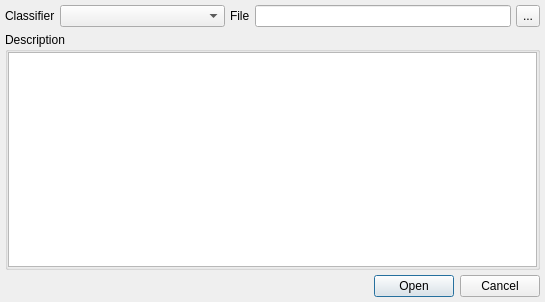
<?xml version="1.0" encoding="UTF-8"?>
<ui version="4.0">
 <class>Dialog</class>
 <widget class="QDialog" name="Dialog">
  <property name="geometry">
   <rect>
    <x>0</x>
    <y>0</y>
    <width>545</width>
    <height>302</height>
   </rect>
  </property>
  <property name="windowTitle">
   <string>Load classifier...</string>
  </property>
  <layout class="QVBoxLayout" name="verticalLayout">
   <property name="spacing">
    <number>5</number>
   </property>
   <property name="margin">
    <number>5</number>
   </property>
   <item>
    <layout class="QHBoxLayout" name="hbox3">
     <item>
      <widget class="QLabel" name="classifierLbl">
       <property name="font">
        <font>
         <weight>50</weight>
         <bold>false</bold>
        </font>
       </property>
       <property name="text">
        <string>Classifier</string>
       </property>
      </widget>
     </item>
     <item>
      <widget class="QComboBox" name="classifier_name">
       <property name="minimumSize">
        <size>
         <width>165</width>
         <height>0</height>
        </size>
       </property>
      </widget>
     </item>
     <item>
      <widget class="QLabel" name="label">
       <property name="font">
        <font>
         <weight>50</weight>
         <bold>false</bold>
        </font>
       </property>
       <property name="text">
        <string>File</string>
       </property>
      </widget>
     </item>
     <item>
      <widget class="QLineEdit" name="_path"/>
     </item>
     <item>
      <widget class="QToolButton" name="pathBtn">
       <property name="sizePolicy">
        <sizepolicy hsizetype="Preferred" vsizetype="Preferred">
         <horstretch>0</horstretch>
         <verstretch>0</verstretch>
        </sizepolicy>
       </property>
       <property name="text">
        <string>...</string>
       </property>
      </widget>
     </item>
    </layout>
   </item>
   <item>
    <widget class="QGroupBox" name="groupBox">
     <property name="font">
      <font>
       <weight>50</weight>
       <bold>false</bold>
      </font>
     </property>
     <property name="title">
      <string>Description</string>
     </property>
     <property name="flat">
      <bool>false</bool>
     </property>
     <layout class="QHBoxLayout" name="horizontalLayout">
      <property name="spacing">
       <number>0</number>
      </property>
      <property name="margin">
       <number>0</number>
      </property>
      <item>
       <widget class="QPlainTextEdit" name="_description">
        <property name="font">
         <font>
          <weight>50</weight>
          <bold>false</bold>
         </font>
        </property>
        <property name="textInteractionFlags">
         <set>Qt::TextSelectableByKeyboard|Qt::TextSelectableByMouse</set>
        </property>
       </widget>
      </item>
     </layout>
    </widget>
   </item>
   <item>
    <widget class="QDialogButtonBox" name="buttonBox">
     <property name="orientation">
      <enum>Qt::Horizontal</enum>
     </property>
     <property name="standardButtons">
      <set>QDialogButtonBox::Cancel|QDialogButtonBox::Open</set>
     </property>
     <property name="centerButtons">
      <bool>false</bool>
     </property>
    </widget>
   </item>
  </layout>
 </widget>
 <resources>
  <include location="../../qrc/cat_rc.qrc"/>
 </resources>
 <connections>
  <connection>
   <sender>buttonBox</sender>
   <signal>accepted()</signal>
   <receiver>Dialog</receiver>
   <slot>accept()</slot>
   <hints>
    <hint type="sourcelabel">
     <x>248</x>
     <y>254</y>
    </hint>
    <hint type="destinationlabel">
     <x>157</x>
     <y>274</y>
    </hint>
   </hints>
  </connection>
  <connection>
   <sender>buttonBox</sender>
   <signal>rejected()</signal>
   <receiver>Dialog</receiver>
   <slot>reject()</slot>
   <hints>
    <hint type="sourcelabel">
     <x>316</x>
     <y>260</y>
    </hint>
    <hint type="destinationlabel">
     <x>286</x>
     <y>274</y>
    </hint>
   </hints>
  </connection>
 </connections>
</ui>
